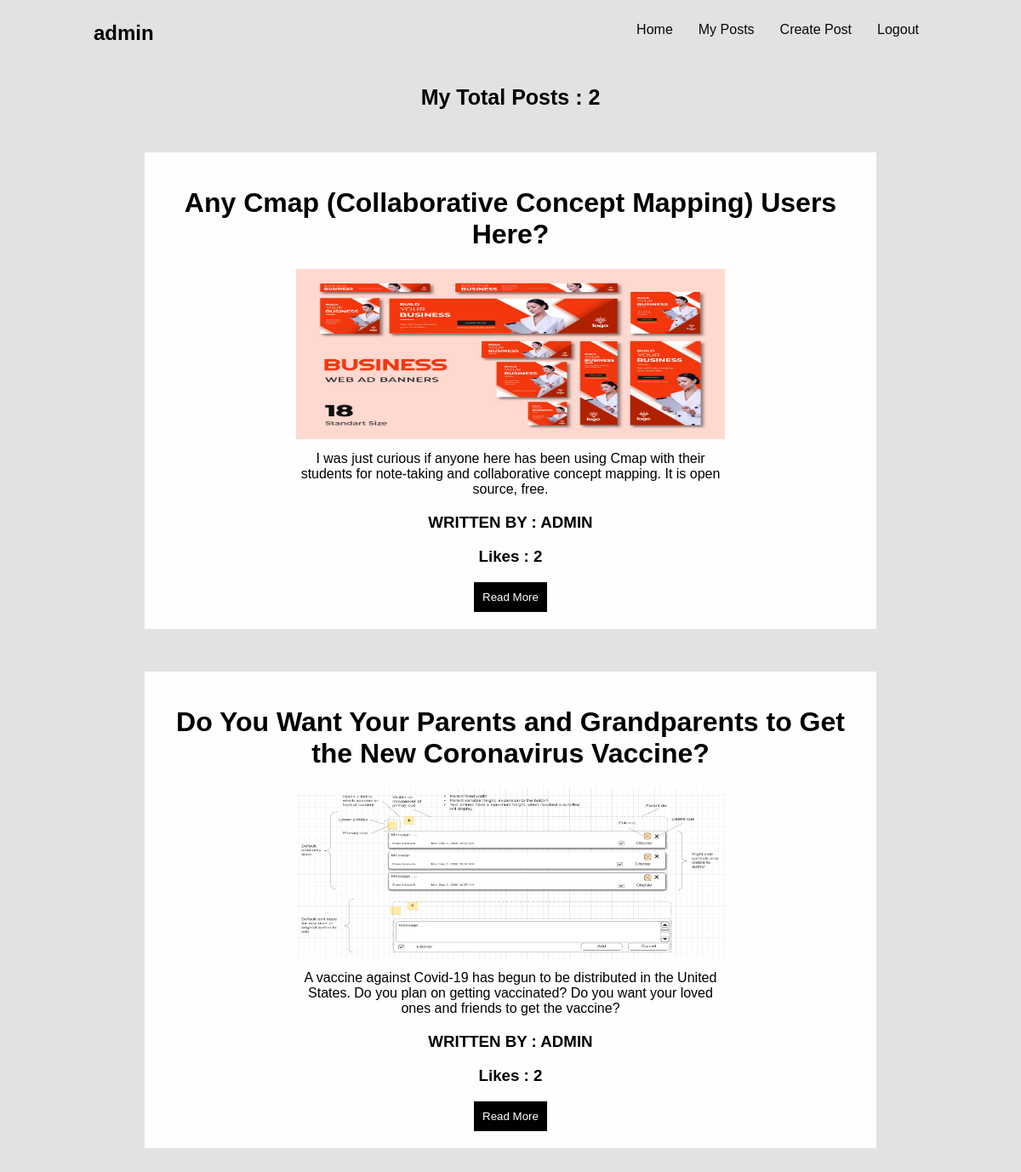
The app's page /myposts/ (signed in) with its own data.
### blog/models.py (models this page shows, shortened)
class Blog(models.Model):
       owner = models.ForeignKey(User, on_delete=models.CASCADE, related_name="blog")
       title = models.CharField(max_length=1000)
       short_body = models.CharField(max_length=5000)
       blog_img = models.ImageField(upload_to = 'media/')
       body = models.TextField()
       like = models.ManyToManyField(User, related_name='blog_posts')
       created_time = models.DateTimeField(auto_now_add=True, null=True)
       def get_likes(self):
              return "\n".join([str(p) for p in self.like.all()])
       class Meta:
              ordering = ['-id']

### blog/views.py (the view, shortened to what this page needs)
# urls.py: path("myposts/", views.MyPostsView.as_view(), name="myposts"),
class MyPostsView(generic.View):
       def get(self, request):
              posts = Blog.objects.filter(owner=request.user)
              data = {
                     "posts":posts,
                     'total':posts.count(),
                     "user":request.user
              }
              return render(request, 'myposts.html', context=data)

### templates/myposts.html (shortened to what this page needs)
<!DOCTYPE html>
<html lang="en">
<head>
       {% load static %}
       <link rel="stylesheet" href="{% static '/styles/home.css' %}">
</head>
<body>
       <nav class="navbar">
              <h1 class="user">{{ user }}</h1>
              <ul>
                     <li><a href="{% url 'home' %}">Home</a></li>
                     <li><a href="{% url 'myposts' %}">My Posts</a></li>
                     <li><a href="{% url 'create_post' %}">Create Post</a></li>
                     <li><a href="{% url 'logout' %}">Logout</a></li>
              </ul>
       </nav>
       <h3 class="total">My Total Posts : {{ total }}</h3>
       <div class="posts">
              {% for post in posts %}
                     <div class="post">
                            <a class="title" href="posts/{{ post.id }}"><h1 class="post_title">{{ post.title }}</h1></a>
                            <img width="60%" height="200px" src="{{post.blog_img.url}}" alt="">
                            <p class="post_s_body">{{ post.short_body }}</p>
                            <h3 style="text-transform: uppercase;">Written by : {{ post.owner }}</h3>
                            <h3 class="likes">Likes : {{ post.get_likes | wordcount }}</h3>
                            <button class="read_more"><a href="/posts/{{ post.id }}">Read More</a></button>
                     </div>
              {% endfor %}
       </div>
</body>
</html>

### blog/static/styles/home.css (style rules this page uses)
body { margin: 0px; padding: 0px; font-family: Helvetica; background: #e2e2e2; }
.user { margin: 15px 100px; }
.navbar { padding: 10px; width: 90%; display: flex; justify-content: space-between; }
.navbar ul { display: flex; list-style: none; }
.navbar ul li { margin: 0 10px; }
.navbar ul li a { text-decoration: none; padding: 10px; color: rgb(8, 8, 8); transition: 0.3s; text-decoration: none; }
.navbar ul li a::after { content: ''; display: block; width: 0; margin-top: 10px; height: 2px; background: #000; transition: width .3s; }
.total { margin: 0 auto; text-align: center; font-weight: 600; font-size: 25px; }
.posts { width: 100%; text-align: center; }
.post { width: 70%; margin: 50px auto; background: rgb(255, 253, 253); padding: 20px 10px; }
.title { text-decoration: none; color: black; }
.post_s_body { max-width: 500px; margin: 10px auto; }
.read_more { background: black; border: none; padding: 10px; }
.read_more a { color: white; text-decoration: none; }

### records on screen
Blog: title "Any Cmap (Collaborative Concept Mapping) Users Here?", blog_img (picture), short_body "I was just curious if anyone here has been using Cmap with their students for note-taking and collaborative concept mapping. It is open source, free.", owner "ADMIN", get_likes "2"
Blog: title "Do You Want Your Parents and Grandparents to Get the New Coronavirus Vaccine?", blog_img (picture), short_body "A vaccine against Covid-19 has begun to be distributed in the United States. Do you plan on getting vaccinated? Do you want your loved ones and friends to get the vaccine?", owner "ADMIN", get_likes "2"

### other values on screen
{{ user }} "admin"
{{ total }} "2"
